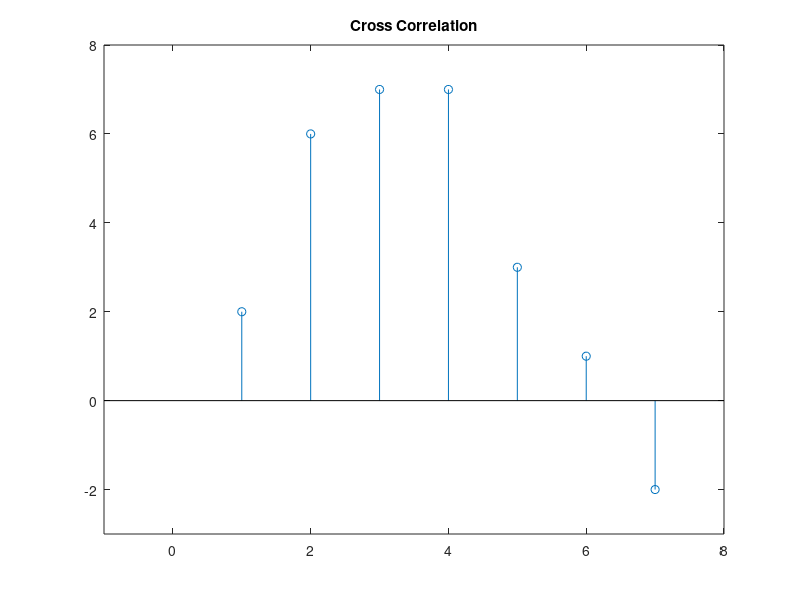

MATLAB code to generate this figure:
% EC 1306 mini project By
% Snehal Jha             1714115
% Roshan Thakur          1714116
% Varchasva Bharadwaj    1714117
% Saransh Kumar          1714118
% Prashant Jha           1714119
%
% Topic:-
% Determine the cross correlation between two sequences x= {1,2,1,2} and h = {2,2,1, -1} using
% direct computation method. Also write down the MATLAB program (without using cross
% correlation command) to determine the cross correlation of the above sequences and then verify
% MATLAB result with direct computation method result. 
%
% Code
clc;
X1 = [1,2,1,2];
X2 = [2,2,1,-1];
k = length(X1)+length(X2)-1;
cross = zeros(1,k);
X1 = [ X1, zeros(1,k-length(X1))];
X2 = [ X2, zeros(1,k-length(X2))];

for i=1:1:k
    y = 0;
    for j=1:1:i
        y = y + (X2(i-j+1)*X1(j));
    end
    cross(i) = y;
end
disp("Cross Correlation will be ");
disp(cross);
stem(cross);
xlim([-1 k+1]);
ylim([min(cross)-1 max(cross)+1])
title("Cross Correlation")

%End of Code